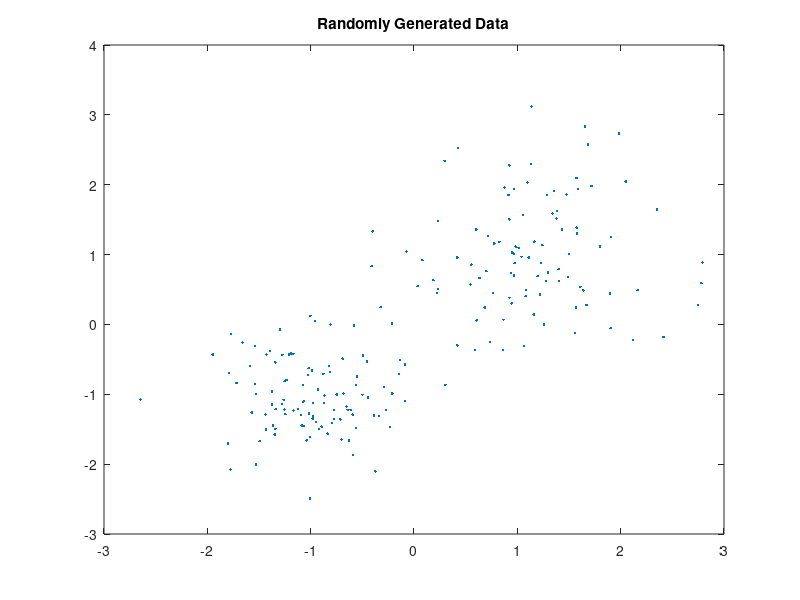
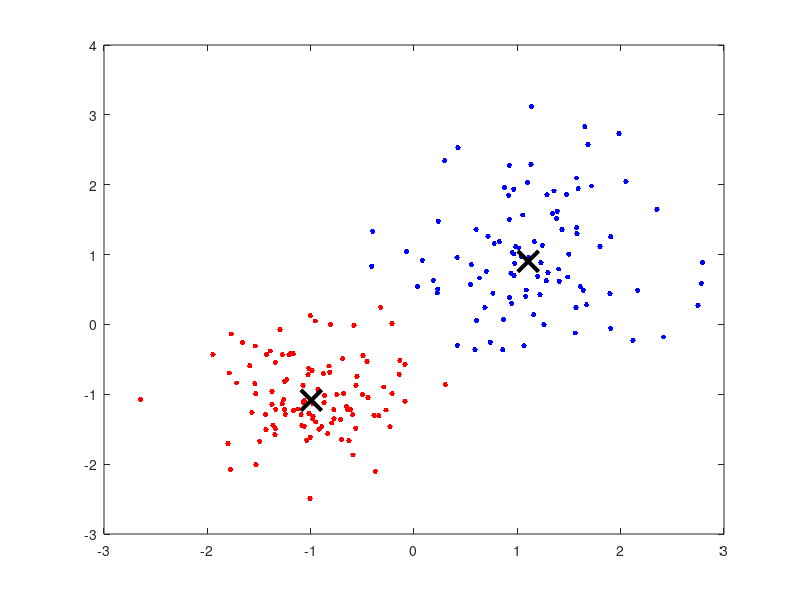

Here is the MATLAB script that generated these plots, in order: (Note: this script raises an error after producing the figures.)
rng default; % For reproducibility
X = [randn(100,2)*0.75+ones(100,2);
    randn(100,2)*0.5-ones(100,2)];

figure;
plot(X(:,1),X(:,2),'.');
title 'Randomly Generated Data';

opts = statset('Display','final');
[idx,C] = kmeans(X,2,'Distance','cityblock',...
    'Replicates',5,'Options',opts);

figure;
plot(X(idx==1,1),X(idx==1,2),'r.','MarkerSize',12)
hold on
plot(X(idx==2,1),X(idx==2,2),'b.','MarkerSize',12)
plot(C(:,1),C(:,2),'kx',...
     'MarkerSize',15,'LineWidth',3) 
legend('Cluster 1','Cluster 2','Centroids',...
       'Location','NW')
title 'Cluster Assignments and Centroids'
hold off

for i=1:8
    figure(1)
    scatter(1:72000,X(i,:),'.')
    subplot(2,4,i)
end

figure()